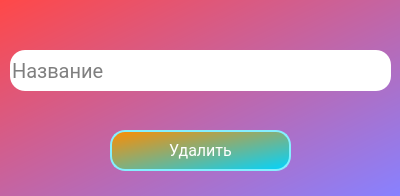
<?xml version="1.0" encoding="UTF-8"?>
<ui version="4.0">
 <class>DeleteDialog</class>
 <widget class="QDialog" name="DeleteDialog">
  <property name="geometry">
   <rect>
    <x>0</x>
    <y>0</y>
    <width>400</width>
    <height>196</height>
   </rect>
  </property>
  <property name="minimumSize">
   <size>
    <width>400</width>
    <height>196</height>
   </size>
  </property>
  <property name="maximumSize">
   <size>
    <width>400</width>
    <height>196</height>
   </size>
  </property>
  <property name="windowTitle">
   <string>Dialog</string>
  </property>
  <property name="styleSheet">
   <string notr="true"/>
  </property>
  <widget class="QWidget" name="widget" native="true">
   <property name="geometry">
    <rect>
     <x>0</x>
     <y>0</y>
     <width>400</width>
     <height>196</height>
    </rect>
   </property>
   <property name="styleSheet">
    <string notr="true">QWidget#widget{
	background-color: qlineargradient(spread:pad, x1:0, y1:0, x2:1, y2:1, stop:0 rgba(255, 72, 72, 255), stop:1 rgba(136, 129, 255, 255));
}

QPushButton{
	
	background-color: qlineargradient(spread:pad, x1:0, y1:0, x2:1, y2:1, stop:0 rgba(255, 140, 0, 255), stop:1 rgba(0, 212, 255, 255));
	border: 2px solid #85efff;
	border-radius: 15px;	
	color: rgb(255, 255, 255);
	font-family: roboto;
	font-size: 16px;
}

QPushButton:hover{
	background-color: qlineargradient(spread:pad, x1:0, y1:0, x2:1, y2:1, stop:0 rgba(0, 255, 115, 255), stop:1 rgba(184, 255, 73, 255));
	border: 2px solid #90ff94;
}

QLabel{
	color: rgb(255, 255, 255);
}
QLineEdit{
	border-radius: 15px;
	font-family: roboto;
	font-size: 20px;
}

</string>
   </property>
   <widget class="QLineEdit" name="deleteEdit">
    <property name="geometry">
     <rect>
      <x>10</x>
      <y>50</y>
      <width>381</width>
      <height>41</height>
     </rect>
    </property>
    <property name="font">
     <font>
      <family>roboto</family>
      <pointsize>-1</pointsize>
     </font>
    </property>
    <property name="placeholderText">
     <string>Название</string>
    </property>
   </widget>
   <widget class="QPushButton" name="deleteButton">
    <property name="geometry">
     <rect>
      <x>110</x>
      <y>130</y>
      <width>181</width>
      <height>41</height>
     </rect>
    </property>
    <property name="text">
     <string>Удалить</string>
    </property>
   </widget>
  </widget>
 </widget>
 <resources/>
 <connections/>
</ui>
